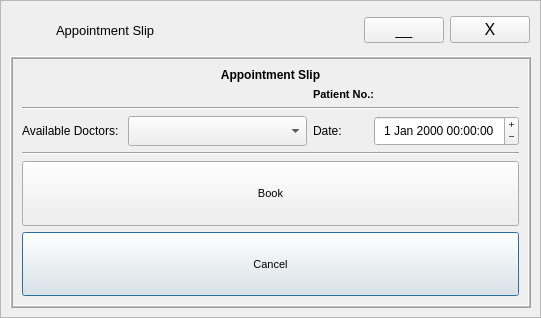
<?xml version="1.0" encoding="UTF-8"?>
<ui version="4.0">
 <class>ApptSlip</class>
 <widget class="QDialog" name="ApptSlip">
  <property name="windowModality">
   <enum>Qt::NonModal</enum>
  </property>
  <property name="geometry">
   <rect>
    <x>0</x>
    <y>0</y>
    <width>541</width>
    <height>318</height>
   </rect>
  </property>
  <property name="sizePolicy">
   <sizepolicy hsizetype="Fixed" vsizetype="Fixed">
    <horstretch>0</horstretch>
    <verstretch>0</verstretch>
   </sizepolicy>
  </property>
  <property name="mouseTracking">
   <bool>true</bool>
  </property>
  <property name="tabletTracking">
   <bool>true</bool>
  </property>
  <property name="windowTitle">
   <string>Appointment Slip</string>
  </property>
  <property name="windowOpacity">
   <double>1.000000000000000</double>
  </property>
  <property name="autoFillBackground">
   <bool>true</bool>
  </property>
  <property name="modal">
   <bool>true</bool>
  </property>
  <layout class="QGridLayout" name="gridLayout">
   <property name="leftMargin">
    <number>0</number>
   </property>
   <property name="topMargin">
    <number>0</number>
   </property>
   <property name="rightMargin">
    <number>0</number>
   </property>
   <property name="bottomMargin">
    <number>0</number>
   </property>
   <property name="spacing">
    <number>0</number>
   </property>
   <item row="0" column="1">
    <widget class="QFrame" name="frame">
     <property name="sizePolicy">
      <sizepolicy hsizetype="Preferred" vsizetype="Fixed">
       <horstretch>0</horstretch>
       <verstretch>0</verstretch>
      </sizepolicy>
     </property>
     <property name="maximumSize">
      <size>
       <width>16777215</width>
       <height>16777215</height>
      </size>
     </property>
     <property name="frameShape">
      <enum>QFrame::NoFrame</enum>
     </property>
     <property name="frameShadow">
      <enum>QFrame::Plain</enum>
     </property>
     <layout class="QHBoxLayout" name="horizontalLayout_3">
      <property name="sizeConstraint">
       <enum>QLayout::SetMinAndMaxSize</enum>
      </property>
      <property name="leftMargin">
       <number>3</number>
      </property>
      <property name="topMargin">
       <number>0</number>
      </property>
      <property name="rightMargin">
       <number>8</number>
      </property>
      <property name="bottomMargin">
       <number>0</number>
      </property>
     </layout>
    </widget>
   </item>
   <item row="1" column="1">
    <widget class="QFrame" name="frame_2">
     <property name="frameShape">
      <enum>QFrame::StyledPanel</enum>
     </property>
     <property name="frameShadow">
      <enum>QFrame::Raised</enum>
     </property>
     <layout class="QVBoxLayout" name="verticalLayout">
      <item>
       <layout class="QGridLayout" name="gridLayout_13">
        <item row="0" column="2">
         <layout class="QHBoxLayout" name="horizontalLayout_6">
          <property name="rightMargin">
           <number>1</number>
          </property>
          <item>
           <widget class="QPushButton" name="miniBtn">
            <property name="sizePolicy">
             <sizepolicy hsizetype="Fixed" vsizetype="Fixed">
              <horstretch>0</horstretch>
              <verstretch>0</verstretch>
             </sizepolicy>
            </property>
            <property name="font">
             <font>
              <family>Tahoma</family>
              <pointsize>11</pointsize>
             </font>
            </property>
            <property name="cursor">
             <cursorShape>PointingHandCursor</cursorShape>
            </property>
            <property name="mouseTracking">
             <bool>true</bool>
            </property>
            <property name="tabletTracking">
             <bool>true</bool>
            </property>
            <property name="autoFillBackground">
             <bool>true</bool>
            </property>
            <property name="styleSheet">
             <string notr="true"/>
            </property>
            <property name="text">
             <string>__</string>
            </property>
            <property name="autoDefault">
             <bool>false</bool>
            </property>
            <property name="flat">
             <bool>false</bool>
            </property>
           </widget>
          </item>
          <item>
           <widget class="QPushButton" name="exitBtn">
            <property name="sizePolicy">
             <sizepolicy hsizetype="Fixed" vsizetype="Fixed">
              <horstretch>0</horstretch>
              <verstretch>0</verstretch>
             </sizepolicy>
            </property>
            <property name="maximumSize">
             <size>
              <width>16777215</width>
              <height>16777215</height>
             </size>
            </property>
            <property name="font">
             <font>
              <family>MS Shell Dlg 2</family>
              <pointsize>12</pointsize>
             </font>
            </property>
            <property name="cursor">
             <cursorShape>PointingHandCursor</cursorShape>
            </property>
            <property name="mouseTracking">
             <bool>true</bool>
            </property>
            <property name="tabletTracking">
             <bool>true</bool>
            </property>
            <property name="layoutDirection">
             <enum>Qt::LeftToRight</enum>
            </property>
            <property name="autoFillBackground">
             <bool>true</bool>
            </property>
            <property name="text">
             <string>X</string>
            </property>
            <property name="autoDefault">
             <bool>false</bool>
            </property>
            <property name="flat">
             <bool>false</bool>
            </property>
           </widget>
          </item>
         </layout>
        </item>
        <item row="0" column="1">
         <widget class="QLabel" name="bgflbl">
          <property name="sizePolicy">
           <sizepolicy hsizetype="Expanding" vsizetype="Preferred">
            <horstretch>0</horstretch>
            <verstretch>0</verstretch>
           </sizepolicy>
          </property>
          <property name="font">
           <font>
            <family>MS Shell Dlg 2</family>
            <pointsize>10</pointsize>
           </font>
          </property>
          <property name="text">
           <string>Appointment Slip</string>
          </property>
          <property name="wordWrap">
           <bool>true</bool>
          </property>
          <property name="margin">
           <number>7</number>
          </property>
         </widget>
        </item>
        <item row="0" column="0">
         <widget class="QLabel" name="logo">
          <property name="sizePolicy">
           <sizepolicy hsizetype="Fixed" vsizetype="Fixed">
            <horstretch>0</horstretch>
            <verstretch>0</verstretch>
           </sizepolicy>
          </property>
          <property name="minimumSize">
           <size>
            <width>40</width>
            <height>40</height>
           </size>
          </property>
          <property name="text">
           <string/>
          </property>
          <property name="pixmap">
           <pixmap>Sefa logo2.png</pixmap>
          </property>
          <property name="scaledContents">
           <bool>true</bool>
          </property>
         </widget>
        </item>
       </layout>
      </item>
      <item>
       <widget class="QFrame" name="bgflayer">
        <property name="sizePolicy">
         <sizepolicy hsizetype="Preferred" vsizetype="Expanding">
          <horstretch>0</horstretch>
          <verstretch>0</verstretch>
         </sizepolicy>
        </property>
        <property name="autoFillBackground">
         <bool>true</bool>
        </property>
        <property name="frameShape">
         <enum>QFrame::Box</enum>
        </property>
        <property name="frameShadow">
         <enum>QFrame::Raised</enum>
        </property>
        <property name="midLineWidth">
         <number>1</number>
        </property>
        <layout class="QGridLayout" name="gridLayout_2">
         <item row="6" column="0" colspan="7">
          <widget class="QPushButton" name="cancelBtn">
           <property name="sizePolicy">
            <sizepolicy hsizetype="Expanding" vsizetype="Expanding">
             <horstretch>0</horstretch>
             <verstretch>0</verstretch>
            </sizepolicy>
           </property>
           <property name="font">
            <font>
             <family>Tahoma</family>
             <pointsize>8</pointsize>
            </font>
           </property>
           <property name="cursor">
            <cursorShape>PointingHandCursor</cursorShape>
           </property>
           <property name="text">
            <string>Cancel</string>
           </property>
          </widget>
         </item>
         <item row="0" column="0" colspan="7">
          <widget class="QLabel" name="label_3">
           <property name="font">
            <font>
             <family>Tahoma</family>
             <pointsize>9</pointsize>
             <weight>75</weight>
             <bold>true</bold>
            </font>
           </property>
           <property name="text">
            <string>Appointment Slip</string>
           </property>
           <property name="alignment">
            <set>Qt::AlignCenter</set>
           </property>
           <property name="wordWrap">
            <bool>true</bool>
           </property>
           <property name="margin">
            <number>5</number>
           </property>
          </widget>
         </item>
         <item row="3" column="0">
          <widget class="QLabel" name="label">
           <property name="sizePolicy">
            <sizepolicy hsizetype="Fixed" vsizetype="Preferred">
             <horstretch>0</horstretch>
             <verstretch>0</verstretch>
            </sizepolicy>
           </property>
           <property name="text">
            <string>Available Doctors: </string>
           </property>
           <property name="margin">
            <number>5</number>
           </property>
          </widget>
         </item>
         <item row="3" column="5" colspan="2">
          <widget class="QDateTimeEdit" name="scheduledTime">
           <property name="sizePolicy">
            <sizepolicy hsizetype="Expanding" vsizetype="Fixed">
             <horstretch>0</horstretch>
             <verstretch>0</verstretch>
            </sizepolicy>
           </property>
           <property name="minimumSize">
            <size>
             <width>0</width>
             <height>30</height>
            </size>
           </property>
           <property name="wrapping">
            <bool>true</bool>
           </property>
           <property name="alignment">
            <set>Qt::AlignCenter</set>
           </property>
           <property name="buttonSymbols">
            <enum>QAbstractSpinBox::PlusMinus</enum>
           </property>
          </widget>
         </item>
         <item row="5" column="0" colspan="7">
          <widget class="QPushButton" name="bookBtn">
           <property name="sizePolicy">
            <sizepolicy hsizetype="Expanding" vsizetype="Expanding">
             <horstretch>0</horstretch>
             <verstretch>0</verstretch>
            </sizepolicy>
           </property>
           <property name="font">
            <font>
             <family>Tahoma</family>
             <pointsize>8</pointsize>
            </font>
           </property>
           <property name="cursor">
            <cursorShape>PointingHandCursor</cursorShape>
           </property>
           <property name="text">
            <string>Book</string>
           </property>
          </widget>
         </item>
         <item row="3" column="1" colspan="3">
          <widget class="QComboBox" name="docLists">
           <property name="sizePolicy">
            <sizepolicy hsizetype="Expanding" vsizetype="Fixed">
             <horstretch>0</horstretch>
             <verstretch>0</verstretch>
            </sizepolicy>
           </property>
           <property name="minimumSize">
            <size>
             <width>150</width>
             <height>30</height>
            </size>
           </property>
           <property name="cursor">
            <cursorShape>PointingHandCursor</cursorShape>
           </property>
          </widget>
         </item>
         <item row="4" column="0" colspan="7">
          <widget class="Line" name="line">
           <property name="sizePolicy">
            <sizepolicy hsizetype="Expanding" vsizetype="Fixed">
             <horstretch>0</horstretch>
             <verstretch>0</verstretch>
            </sizepolicy>
           </property>
           <property name="orientation">
            <enum>Qt::Horizontal</enum>
           </property>
          </widget>
         </item>
         <item row="2" column="0" colspan="7">
          <widget class="Line" name="line_2">
           <property name="sizePolicy">
            <sizepolicy hsizetype="Expanding" vsizetype="Fixed">
             <horstretch>0</horstretch>
             <verstretch>0</verstretch>
            </sizepolicy>
           </property>
           <property name="orientation">
            <enum>Qt::Horizontal</enum>
           </property>
          </widget>
         </item>
         <item row="3" column="4">
          <widget class="QLabel" name="label_2">
           <property name="text">
            <string>Date:</string>
           </property>
           <property name="margin">
            <number>5</number>
           </property>
          </widget>
         </item>
         <item row="1" column="4" colspan="3">
          <layout class="QHBoxLayout" name="horizontalLayout">
           <item>
            <widget class="QLabel" name="label_4">
             <property name="sizePolicy">
              <sizepolicy hsizetype="Fixed" vsizetype="Preferred">
               <horstretch>0</horstretch>
               <verstretch>0</verstretch>
              </sizepolicy>
             </property>
             <property name="font">
              <font>
               <family>Tahoma</family>
               <pointsize>8</pointsize>
               <weight>75</weight>
               <bold>true</bold>
              </font>
             </property>
             <property name="text">
              <string>Patient No.:</string>
             </property>
             <property name="wordWrap">
              <bool>true</bool>
             </property>
             <property name="margin">
              <number>5</number>
             </property>
            </widget>
           </item>
           <item>
            <widget class="QLabel" name="cardNum">
             <property name="font">
              <font>
               <family>Tahoma</family>
               <pointsize>8</pointsize>
              </font>
             </property>
             <property name="text">
              <string/>
             </property>
            </widget>
           </item>
          </layout>
         </item>
        </layout>
       </widget>
      </item>
     </layout>
    </widget>
   </item>
  </layout>
 </widget>
 <resources/>
 <connections/>
</ui>
